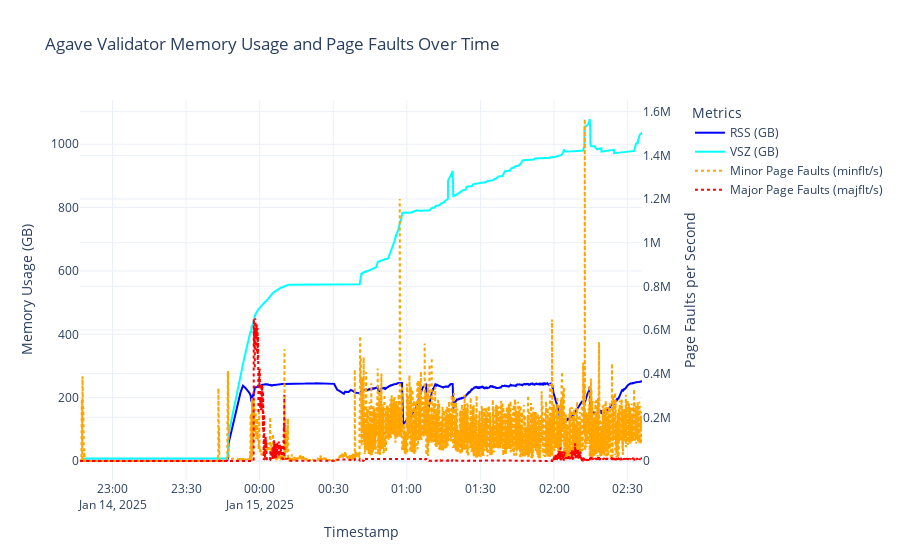

The notebook cell saved with this chart:
### Code cell
import pandas as pd
from plotly.subplots import make_subplots
import plotly.graph_objects as go

log_file_path = "../logs/256G/2025-01-14-22-46-05--memory.log"

columns = ["timestamp", "uid", "pid", "minflt/s", "majflt/s", "vsz", "rss", "%mem", "command"]
data = []

# Parse the log file
with open(log_file_path, 'r') as file:
    header_found = False
    for line in file:
        # Ignore lines before the header
        if not header_found:
            if line.strip().startswith("Timestamp,UID,PID,minflt/s,majflt/s,VSZ,RSS,%MEM,Command"):
                header_found = True
            continue

        # Parse the log data after the header
        parts = line.split(",")
        if len(parts) < 9:  # Skip lines that don't have enough columns
            continue
        timestamp = parts[0]
        uid = int(parts[1])
        pid = int(parts[2])
        minflt_s = float(parts[3]) if parts[3] else None
        majflt_s = float(parts[4]) if parts[4] else None
        vsz = float(parts[5]) if parts[5] else None
        rss = float(parts[6]) if parts[6] else None
        p_mem = float(parts[7]) if parts[7] else None
        command = parts[8].strip()
        data.append([timestamp, uid, pid, minflt_s, majflt_s, vsz, rss, p_mem, command])

df = pd.DataFrame(data, columns=columns)
df['timestamp'] = pd.to_datetime(df['timestamp'])
df.set_index('timestamp', inplace=True)

df['RSS (GB)'] = df['rss'] / (1024 * 1024)
df['VSZ (GB)'] = df['vsz'] / (1024 * 1024)

print(df.head())

# Create subplots with secondary y-axis
fig = make_subplots(specs=[[{"secondary_y": True}]])

# Add traces for memory usage
fig.add_trace(
    go.Scatter(x=df.index, y=df['RSS (GB)'], name="RSS (GB)", line=dict(color="blue")),
    secondary_y=False
)
fig.add_trace(
    go.Scatter(x=df.index, y=df['VSZ (GB)'], name="VSZ (GB)", line=dict(color="cyan")),
    secondary_y=False
)

# Add traces for page faults
fig.add_trace(
    go.Scatter(x=df.index, y=df['minflt/s'], name="Minor Page Faults (minflt/s)", line=dict(color="orange", dash="dot")),
    secondary_y=True
)
fig.add_trace(
    go.Scatter(x=df.index, y=df['majflt/s'], name="Major Page Faults (majflt/s)", line=dict(color="red", dash="dot")),
    secondary_y=True
)

# Update layout with axis titles
fig.update_layout(
    title_text="Agave Validator Memory Usage and Page Faults Over Time",
    xaxis_title="Timestamp",
    legend_title="Metrics",
    template="plotly_white"
)

# Set y-axes titles and scaling
fig.update_yaxes(title_text="Memory Usage (GB)", secondary_y=False)
fig.update_yaxes(title_text="Page Faults per Second", secondary_y=True)

fig.show()

### Figure 1 — Plotly figure (JSON) as saved in the notebook; plotly's stock layout.template omitted (floating-point values rounded to 4 significant figures; data arrays with more than 128 entries replaced by an {"elided": "..."} marker saying what was removed)
{"data": [{"line": {"color": "blue"}, "name": "RSS (GB)", "type": "scatter", "x": {"elided": "6762 str values"}, "xaxis": "x", "y": {"elided": "6762 float values"}, "yaxis": "y"}, {"line": {"color": "cyan"}, "name": "VSZ (GB)", "type": "scatter", "x": {"elided": "6762 str values"}, "xaxis": "x", "y": {"elided": "6762 float values"}, "yaxis": "y"}, {"line": {"color": "orange", "dash": "dot"}, "name": "Minor Page Faults (minflt/s)", "type": "scatter", "x": {"elided": "6762 str values"}, "xaxis": "x", "y": {"elided": "6762 float values"}, "yaxis": "y2"}, {"line": {"color": "red", "dash": "dot"}, "name": "Major Page Faults (majflt/s)", "type": "scatter", "x": {"elided": "6762 str values"}, "xaxis": "x", "y": {"elided": "6762 float values"}, "yaxis": "y2"}], "layout": {"legend": {"title": {"text": "Metrics"}}, "title": {"text": "Agave Validator Memory Usage and Page Faults Over Time"}, "xaxis": {"anchor": "y", "domain": [0, 0.94], "title": {"text": "Timestamp"}}, "yaxis": {"anchor": "x", "domain": [0, 1], "title": {"text": "Memory Usage (GB)"}}, "yaxis2": {"anchor": "x", "overlaying": "y", "side": "right", "title": {"text": "Page Faults per Second"}}}}
